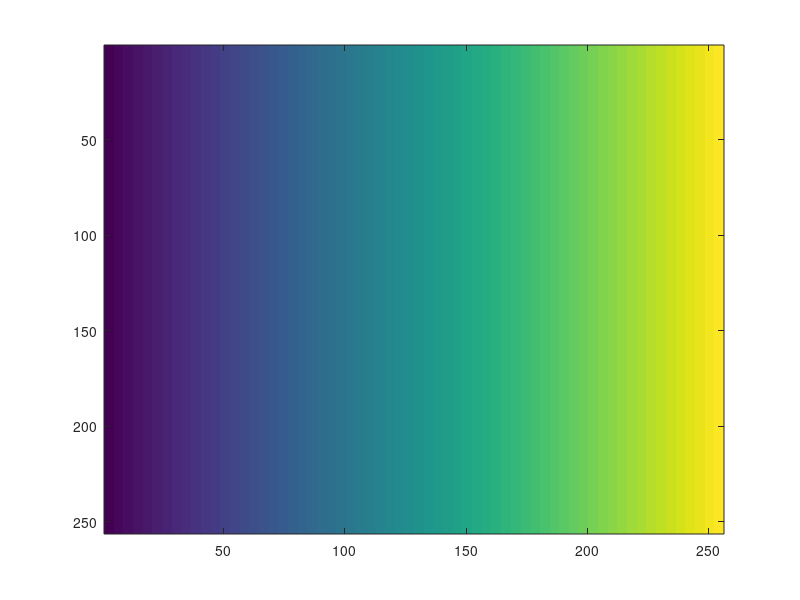

Source code (MATLAB):
Image = zeros(256);

%Create the unaltered image and print

  for i = 1:256
    for j = 1:256
      Image(j, i) = i-1;
    end
  end
  
  disp(Image)
  
  imagesc(Image)